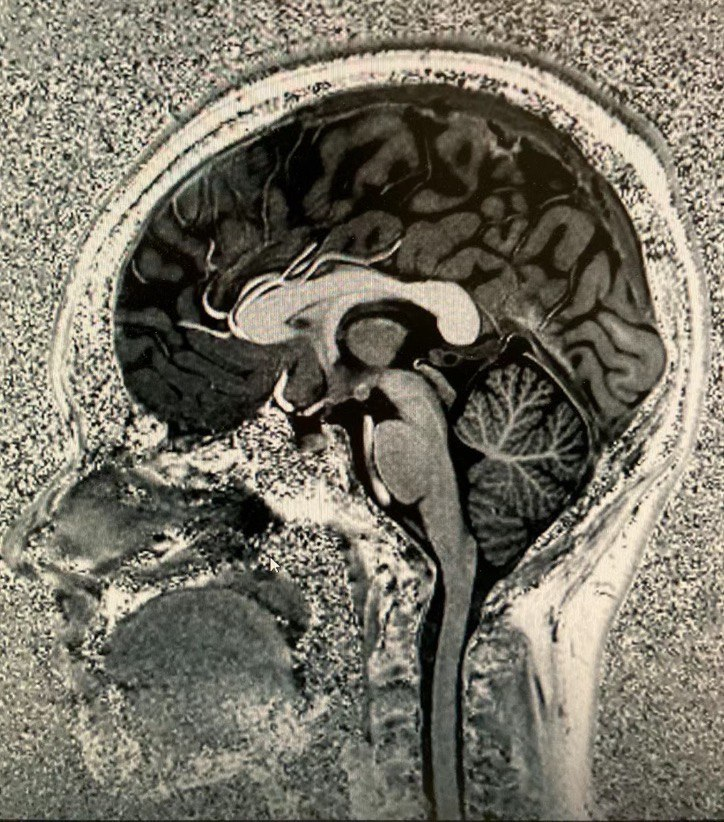
#> input picture pf.jpeg, 724 x 822 px
$ python ppp.py
#> lines starting #> are read from the running program, lines starting #| are printed output that depends on the picture

import cv2

# Load the B&amp;W image
img = cv2.imread('pf.jpeg', 0)
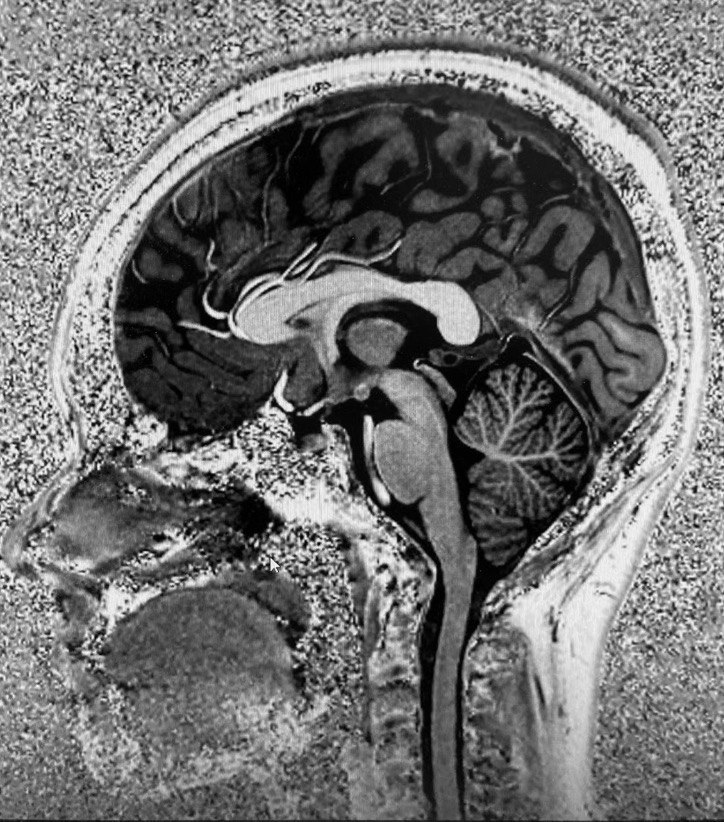
#> img: shape (822, 724); min 0, max 255, mean 113.6

# Apply a pseudocolor effect to the B&amp;W image
colorized = cv2.applyColorMap(img, cv2.COLORMAP_JET)
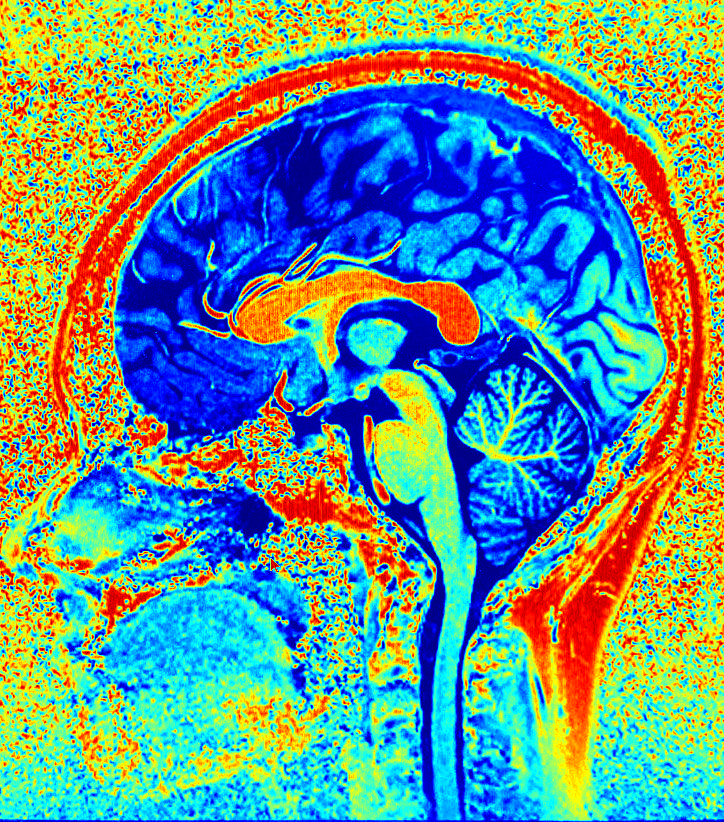
#> colorized: shape (822, 724, 3); mean B, G, R 141.6, 150.3, 104.3

# Save the colorized image
cv2.imwrite('colorized_image.jpg', colorized)
